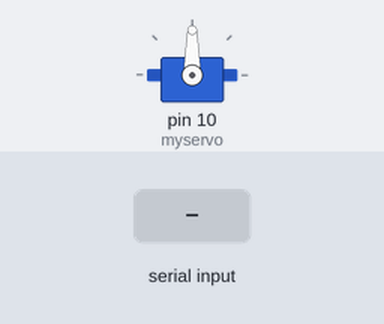
Bench run of a sketch on a simulated Arduino Uno, built with avr-gcc and run on an emulated ATmega328P. Shown: servo. Inputs (shaded band) come from the test bench.

Above: at 1.2 s.
1.3 s: "0" received over Serial
At 1.7 s:
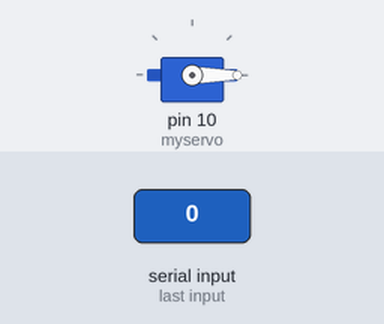
2.8 s: "2" received over Serial
At 4.0 s:
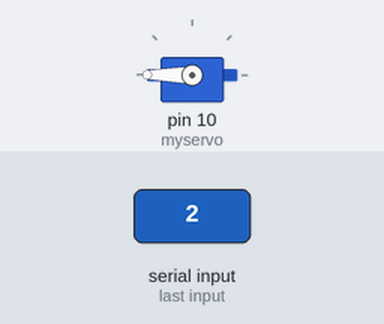
4.3 s: "1" received over Serial
At 5.2 s:
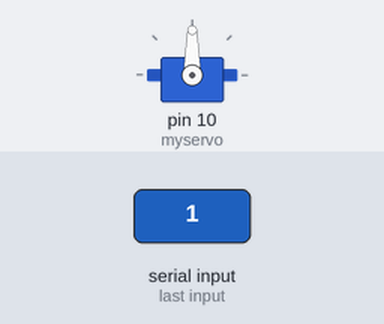
Timing chart, 0 to 7.3 s (numbered marks = the images above; inputs shaded):
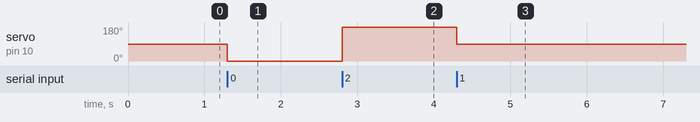

Measured:
- after the input at 1.3 s, servo on pin 10 (myservo): 90° → 0° at once
- after the input at 2.8 s, servo on pin 10 (myservo): 0° → 180° at once
- after the input at 4.3 s, servo on pin 10 (myservo): 180° → 90° at once

The sketch:

arduino_code.ino
```cpp
#include <Servo.h>

Servo myservo; // Create a servo object

void setup()
{
    Serial.begin(9600); // Initialize the serial communication
    myservo.attach(10); // Attach the servo to pin 10
}

void loop()
{
    if (Serial.available()){

        char command = Serial.read(); // Read the incoming command

        if (command == '0'){
            myservo.write(0); // Rotate the servo to ø degrees
        }
        else if (command == '1'){
            myservo.write(90); // Rotate the servo to 90 degrees
        }
        else if (command == '2'){
            myservo.write(180); // Rotate the servo to 180 degrees
        }
    }
}
```
